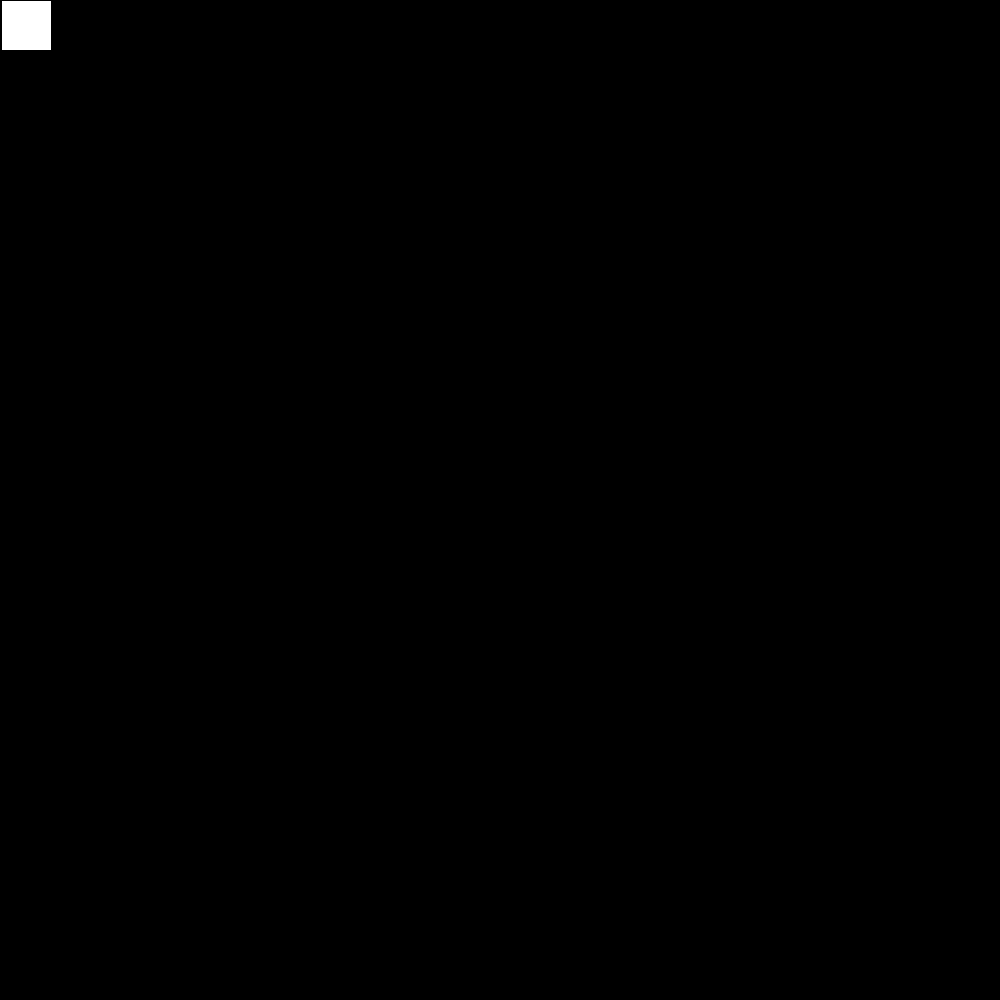
Frame 1 (no input)
Frame 60 (the mouse pressed at the canvas centre just before this capture): identical to frame 1, image omitted
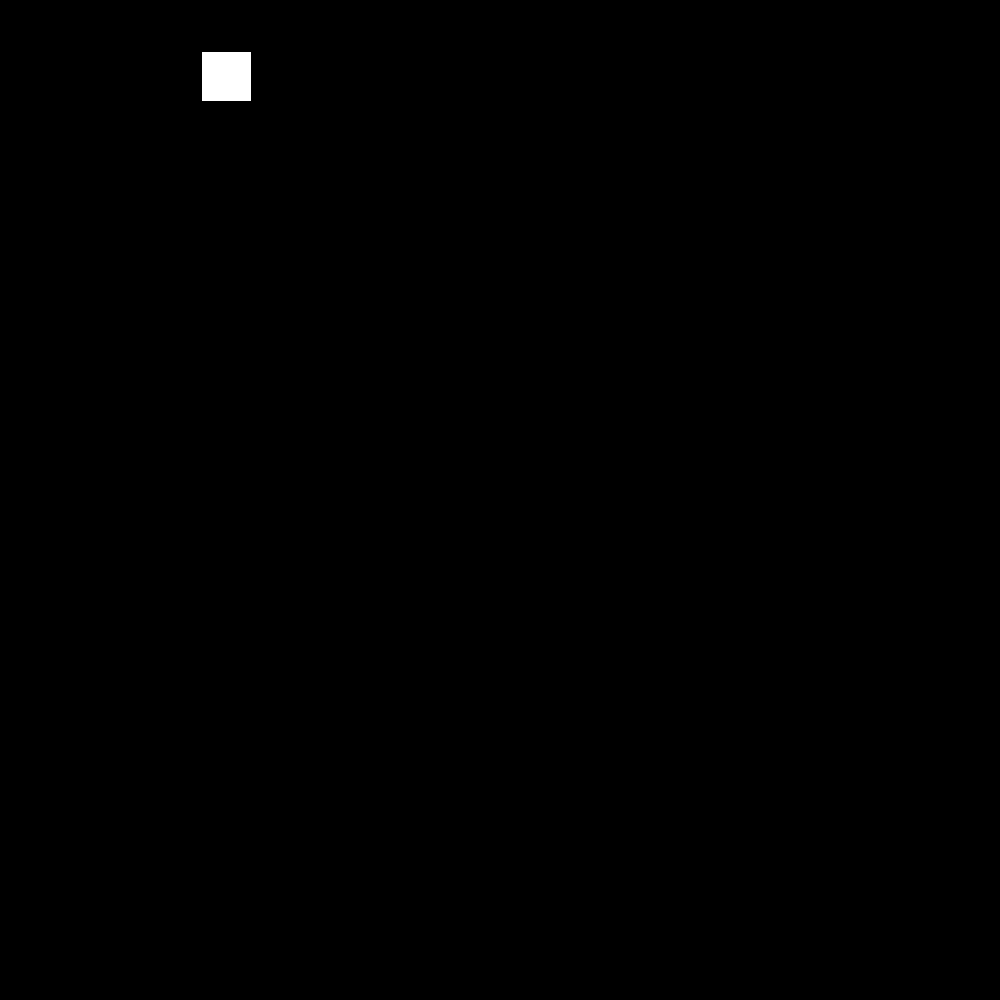
Frame 120 (the mouse held since frame 60 and released just before this capture)

The Processing sketch that drew these frames (run headless with seeded random() and noise(); from frame 60 on, the mouse is pressed at the canvas centre):

// Processing sketch: Loop_Row_Testing
// ── Loop_Row_Testing.pde
float x = 1;
int y =1;
int dist = 300;
float smooth = 0.05;
boolean click = false;
void setup(){
  background(0);
  size(1000,1000);
}
void draw(){
   fill(255);
   if(click){
     for(int i = 0; i < 20; i++){
       x += 1;
       rect(x,y,50,50);
       if (x == width){
         x=0;
         y+=50;
       }
     }
   } else {rect(x,0,50,50);}
   
}

void mousePressed(){
    click = true;
}
void mouseReleased(){
  click = false;
}
